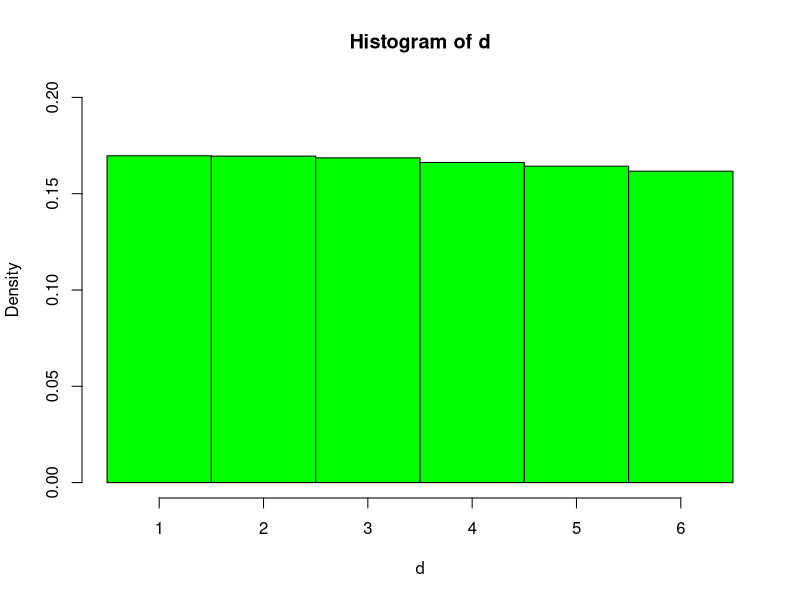
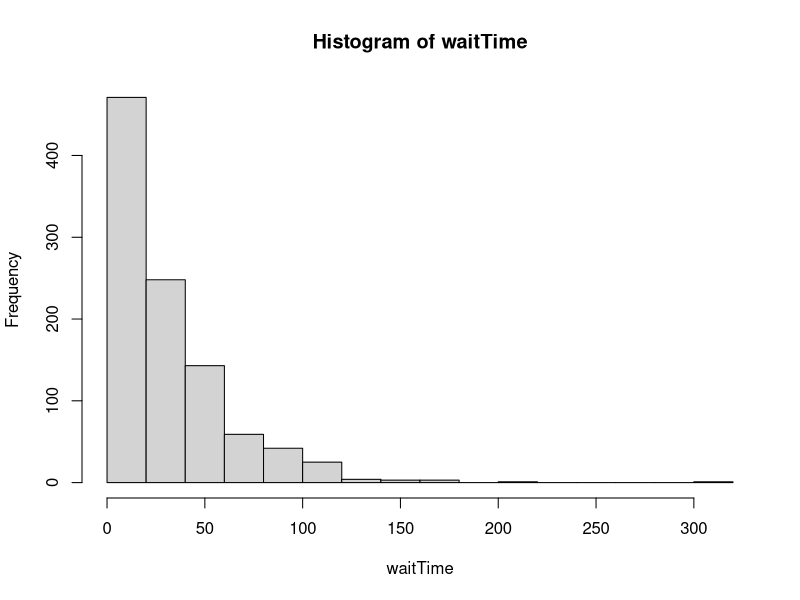
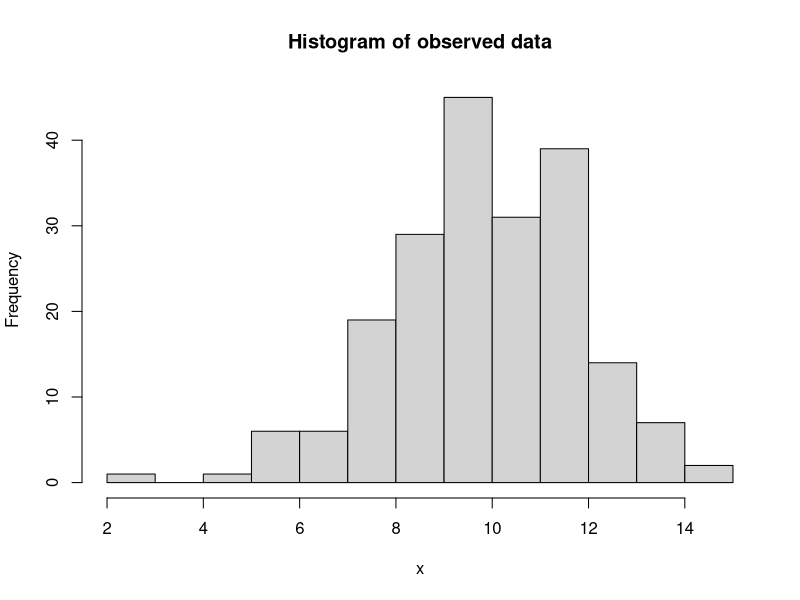
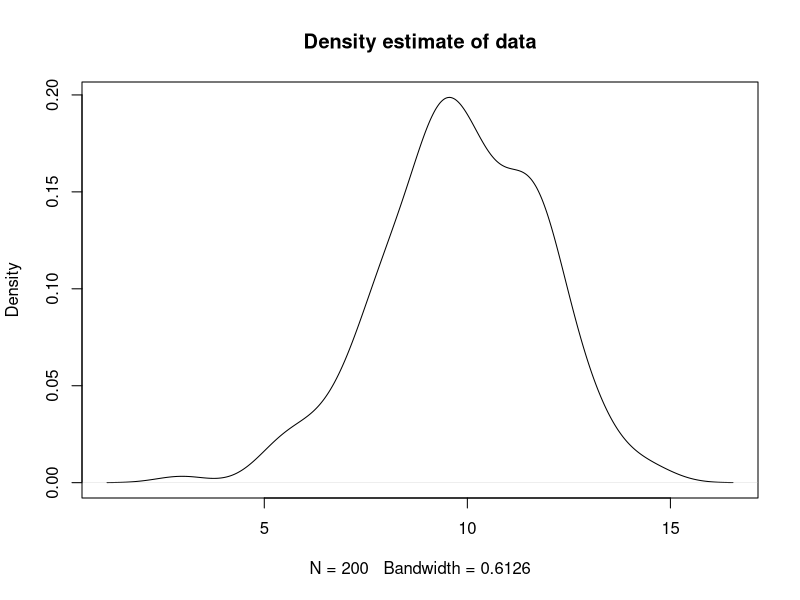

The R source for these figures, in order:
?pnorm
pnorm(240, mean = 222, sd = 37, lower.tail = FALSE)

1 - pnorm(200, mean = 222, sd = 37)-
  pnorm(240, mean = 222, sd = 37, lower.tail = FALSE)

pnorm(240, mean = 222, sd = 37)-
  pnorm(200, mean = 222, sd = 37)

qnorm(.90)
qnorm(0.10, lower.tail = F)

qnorm(0.75, mean = 222, sd = 37)
###################

sample(1:6, 30, rep = T)
die = function(n) {sample(1:6, n, rep = T)}
d = die(10000)
sum(d==5)
sum(d==5)/10000

sample(c("Head","Tail"), 10, rep = T)
coin = function(n) {sample(c("Head","Tail"), n, rep = T)}
c = coin(300)
sum(c == "Tail")/300

hist(d, breaks = seq(0.5, 6.5, 1), ylim = c(0.0, 0.2), col = "green", prob = T)

runif(4)

runif(4, min = 2, max = 4)

waitTime = rexp(1000, rate = 1/30)

mean(waitTime)
sd(waitTime)

hist(waitTime)
summary(waitTime)
round(summary(waitTime))

x = rnorm(n = 200, m = 10, sd = 2)
hist(x, main = "Histogram of observed data")
plot(density(x), main = "Density estimate of data")



###########################

pnorm(3.5, mean = 3.1, sd = 0.2) - pnorm(2.7, mean = 3.1, sd = 0.2)

#####################################

myCI <- function(data, c.level = 0.95){
  t = qt((1-c.level)/2,
         df = length(data)-1,
         lower.tail = FALSE)
  xbar = mean(data)
  se = sd(data)/sqrt(length(data))
  me = t * se
  c(xbar-me, xbar+me)
}
